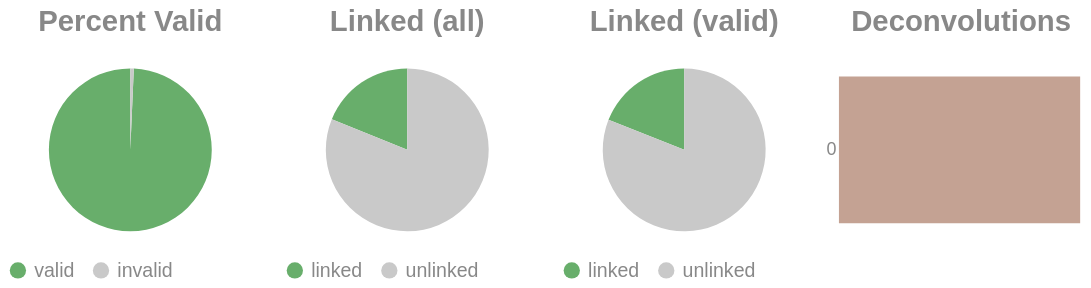

The notebook cell saved with this chart:
### Code cell
if SKIPLR:
    pass
else:
    clash = Counter()
    for i in valids['molecule'].to_list():
        _mol = i.split("-")
        if len(_mol) == 1:
            clash.update('0')
        else:
            clash.update(_mol[-1])

    _d = {"deconvolutions": [], 'count': []}
    for k,v in clash.items():
        _d['deconvolutions'].append(k)
        _d['count'].append(v)

    tot_valid = valids['reads'].sum()
    mask = valids['reads'] >= 2
    n_linked_reads = valids.filter(mask)['reads'].sum()
    if n_linked_reads == 0:
        print_html("No linked molecules (>=2 reads) were detected; skipping linked-only distributions.")
        SKIPLR = True
    else:
        perc_valid = round(tot_valid / n_reads, 4)
        linked_perc_abs = round(n_linked_reads / n_reads, 4)
        linked_perc = round(n_linked_reads / tot_valid, 4)

    _valid = pl.DataFrame({"valids": ['valid', 'invalid'], "count": [tot_valid, n_reads - tot_valid]})
    _linked_abs = pl.DataFrame({"linked (absolute)": ['linked', 'unlinked'], "count": [n_linked_reads, n_reads - n_linked_reads]})
    _linked_rel = pl.DataFrame({"linked (valids)": ['linked', 'unlinked'], "count": [n_linked_reads, tot_valid - n_linked_reads]})

    (
        alt.hconcat(
            piechart(_valid, goodval = 'valid', title = "Percent Valid"),
            piechart(_linked_abs, goodval = "linked", title =  "Linked (all)"),
            piechart(_linked_rel, goodval = "linked", title =  "Linked (valid)"),
            convolutionbar(pl.DataFrame(_d), title = "Deconvolutions"),
            center = True,
            bounds = 'flush'
        )
        .resolve_scale(color='independent')
        .resolve_legend('independent')
        .properties(usermeta={'embedOptions': {"actions": False}})
    ).display()

### Figure 1 — Vega-Lite specification as saved in the notebook (floating-point values rounded to 4 significant figures)
{"width": "container", "height": 400, "config": {"title": {"anchor": "start", "dy": -15, "fontSize": 18, "color": "#888888", "subtitleColor": "#888888", "subtitleFontSize": 14}, "arc": {"fill": "#0072B2"}, "axis": {"domainColor": "#888888", "domainWidth": 0.5, "gridWidth": 0.2, "grid": false, "titleFontWeight": 400, "titleFontSize": 15, "labelFontSize": 11, "labelColor": "#888888", "tickColor": "#888888", "tickWidth": 0.2, "titleColor": "#888888"}, "axisBand": {"grid": false}, "axisX": {"grid": true, "tickSize": 10, "domainCap": "round"}, "axisY": {"domain": false, "grid": true, "tickSize": 0, "domainCap": "round"}, "background": "transparent", "header": {"labelFontSize": 15, "labelColor": "#888888", "titleFontSize": 15, "titleFontWeight": 600, "titleColor": "#888888"}, "legend": {"labelFont": "sans-serif", "labelFontSize": 12, "labelColor": "#888888", "symbolSize": 100, "symbolType": "circle", "titleFontSize": 12, "titlePadding": 10, "titleColor": "#888888", "title": null}, "range": {"category": ["#E69F00", "#56B4E9", "#009E73", "#F0E442", "#0072B2", "#D55E00", "#CC79A7", "#000000"], "diverging": ["#cfe8f3", "#a2d4ec", "#73bfe2", "#46abdb", "#1696d2", "#12719e"]}, "area": {"fill": "#0072B2", "fillOpacity": 0.7, "line": true, "strokeOpacity": 0.7}, "line": {"color": "#0072B2", "stroke": "#0072B2", "strokeWidth": 2}, "trail": {"color": "#0072B2", "stroke": "#0072B2", "strokeWidth": 0, "size": 1}, "point": {"filled": true, "fillOpacity": 1.0, "size": 95}, "text": {"color": "#888888", "fontSize": 11, "align": "right", "fontWeight": 400, "size": 11}, "bar": {"fill": "#0072B2", "stroke": null}, "view": {"stroke": null, "continuousWidth": 660, "continuousHeight": 400}}, "hconcat": [{"data": {"name": "data-82fc0af8fa91914b178baa3de0d03615"}, "mark": {"type": "arc"}, "encoding": {"color": {"field": "valids", "legend": {"orient": "bottom", "title": null}, "scale": {"domain": ["valid", "invalid"], "range": ["#68ae6b", "#C9C9C9"]}, "title": "Valids", "type": "nominal"}, "theta": {"field": "count", "type": "quantitative"}, "tooltip": [{"field": "valids", "title": "Valids", "type": "ordinal"}, {"field": "percent", "format": ".2%", "title": "Percent", "type": "quantitative"}, {"field": "count", "title": "Count", "type": "quantitative"}]}, "height": 100, "title": {"text": "Percent Valid", "align": "center", "anchor": "middle"}, "transform": [{"calculate": "datum.count / 3328723", "as": "percent"}], "width": 150}, {"data": {"name": "data-9e2ccff211af88179ca4e53927104187"}, "mark": {"type": "arc"}, "encoding": {"color": {"field": "linked (absolute)", "legend": {"orient": "bottom", "title": null}, "scale": {"domain": ["linked", "unlinked"], "range": ["#68ae6b", "#C9C9C9"]}, "title": "Linked (Absolute)", "type": "nominal"}, "theta": {"field": "count", "type": "quantitative"}, "tooltip": [{"field": "linked (absolute)", "title": "Linked (Absolute)", "type": "ordinal"}, {"field": "percent", "format": ".2%", "title": "Percent", "type": "quantitative"}, {"field": "count", "title": "Count", "type": "quantitative"}]}, "height": 100, "title": {"text": "Linked (all)", "align": "center", "anchor": "middle"}, "transform": [{"calculate": "datum.count / 3328723", "as": "percent"}], "width": 150}, {"data": {"name": "data-c3bbabf84eb659b3a7d2ebee1d12bf1e"}, "mark": {"type": "arc"}, "encoding": {"color": {"field": "linked (valids)", "legend": {"orient": "bottom", "title": null}, "scale": {"domain": ["linked", "unlinked"], "range": ["#68ae6b", "#C9C9C9"]}, "title": "Linked (Valids)", "type": "nominal"}, "theta": {"field": "count", "type": "quantitative"}, "tooltip": [{"field": "linked (valids)", "title": "Linked (Valids)", "type": "ordinal"}, {"field": "percent", "format": ".2%", "title": "Percent", "type": "quantitative"}, {"field": "count", "title": "Count", "type": "quantitative"}]}, "height": 100, "title": {"text": "Linked (valid)", "align": "center", "anchor": "middle"}, "transform": [{"calculate": "datum.count / 3305940", "as": "percent"}], "width": 150}, {"data": {"name": "data-c6dd1180bc7223ce1d211fbd0cd31737"}, "mark": {"type": "bar"}, "encoding": {"color": {"field": "deconvolutions", "legend": null, "scale": {"scheme": "lightgreyred"}, "type": "nominal"}, "tooltip": [{"field": "deconvolutions", "title": "Deconvolutions", "type": "ordinal"}, {"field": "percent", "format": ".2%", "title": "Percent", "type": "quantitative"}, {"field": "count", "title": "Count", "type": "quantitative"}], "x": {"axis": null, "field": "count", "type": "quantitative"}, "y": {"field": "deconvolutions", "sort": "ascending", "title": null, "type": "nominal"}}, "height": 100, "title": {"text": "Deconvolutions", "align": "center", "anchor": "middle"}, "transform": [{"calculate": "datum.count / 2961619", "as": "percent"}], "width": 150}], "bounds": "flush", "center": true, "resolve": {"legend": {"angle": "independent"}, "scale": {"color": "independent"}}, "usermeta": {"embedOptions": {"actions": false}}, "$schema": "https://vega.github.io/schema/vega-lite/v6.1.0.json", "datasets": {"data-82fc0af8fa91914b178baa3de0d03615": [{"valids": "valid", "count": 3305940}, {"valids": "invalid", "count": 22783}], "data-9e2ccff211af88179ca4e53927104187": [{"linked (absolute)": "linked", "count": 627430}, {"linked (absolute)": "unlinked", "count": 2701293}], "data-c3bbabf84eb659b3a7d2ebee1d12bf1e": [{"linked (valids)": "linked", "count": 627430}, {"linked (valids)": "unlinked", "count": 2678510}], "data-c6dd1180bc7223ce1d211fbd0cd31737": [{"deconvolutions": "0", "count": 2961619}]}}
